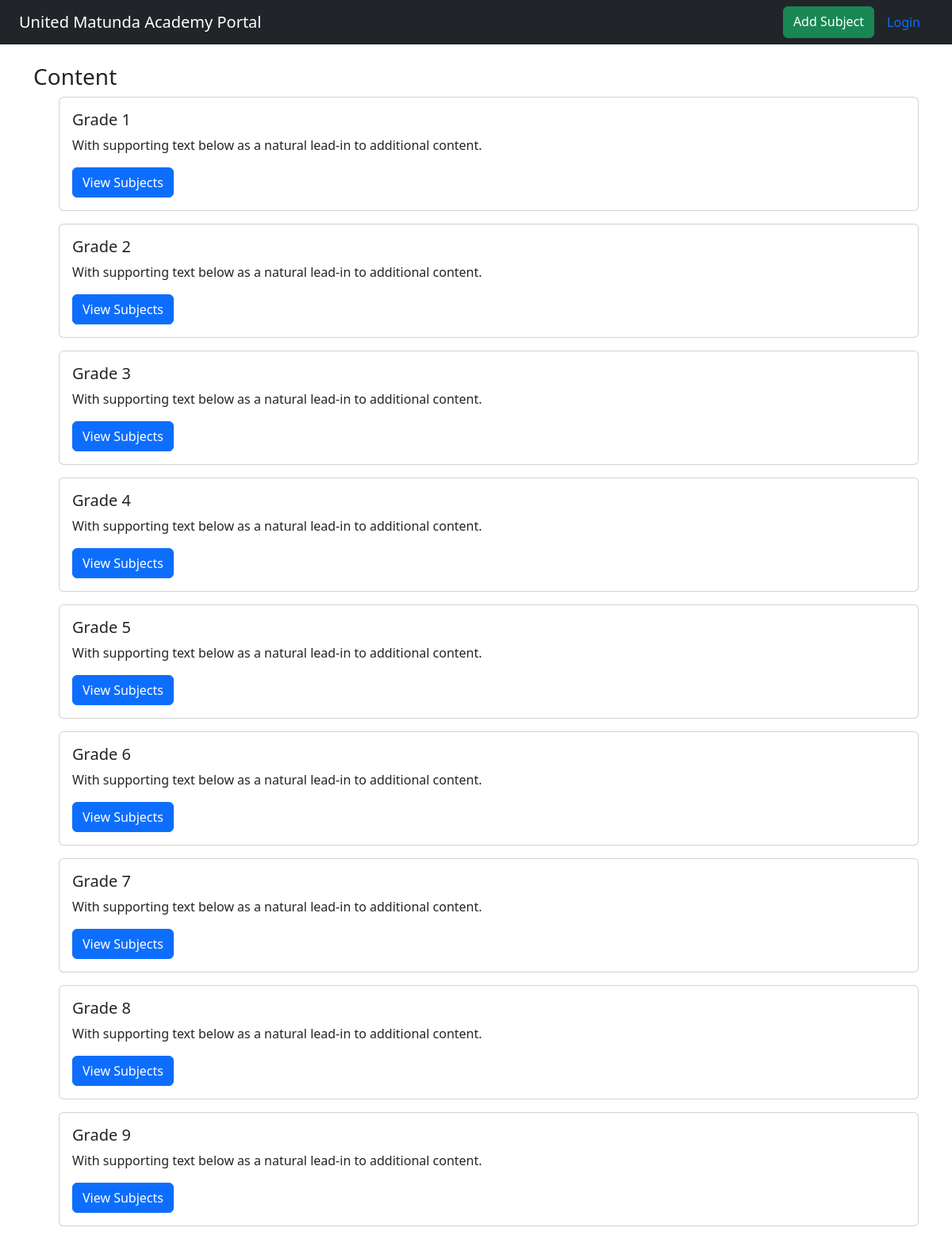
Screenshot of /manage/ with the database file from the repository.
### Subjects/models.py (models this page shows)
class Grade(models.Model):
    name = models.CharField(max_length=250)
    def __str__(self):
        return f"{self.name}"

### ELearning/views.py (the view)
# urls.py: path('manage/', views.GradeList.as_view(), name='elearning_home'),
class GradeList(ListView):
    model = Grade
    template_name = 'curriculum_management/content_list.html'
    context_object_name = 'grades_list'

### ELearning/templates/curriculum_management/content_list.html
{% extends 'base.html' %}
{% block nav %}
    <a href="#" class="btn btn-success">Add Subject</a>
{% endblock %}
{% block content %}
    <h3>Content</h3>
    {% for item in grades_list %}
    <ul>
        <div class="card text-start" style="#">
          <div class="card-body">
            <h5 class="card-title">{{ item }}</h5>
            <p class="card-text">With supporting text below as a natural lead-in to additional content.</p>
            <a href="{% url 'subjects_list_page' item.pk%}" class="btn btn-primary">View Subjects</a>
          </div>
        </div>
    </ul>
    {% endfor %}
{% endblock %}

### rows the page displays
Grade: name "Grade 1"
Grade: name "Grade 2"
Grade: name "Grade 3"
Grade: name "Grade 4"
Grade: name "Grade 5"
Grade: name "Grade 6"
Grade: name "Grade 7"
Grade: name "Grade 8"
Grade: name "Grade 9"
